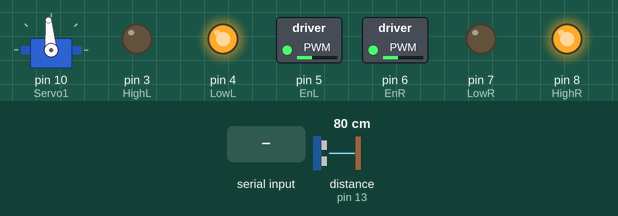
Recording of a sketch running on a simulated Arduino Uno, built with avr-gcc and run on an emulated ATmega328P. Parts: servo, switched loads named in the sketch (green lamp = pin HIGH), output pins drawn as LEDs (lit = HIGH). The inputs (shaded band) are chosen by the test bench; at power-on: distance to the obstacle (sensor on pin 13) 80 cm. The echo pulse lasts 58.3 µs per cm.

Above: at 1.2 s.
1.3 s: distance to the obstacle (sensor on pin 13) set to 2 cm
At 1.6 s:
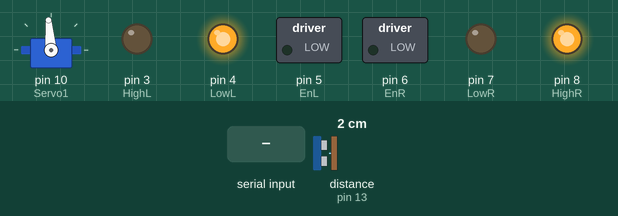
2.8 s: distance to the obstacle (sensor on pin 13) set to 4 cm
4.3 s: distance to the obstacle (sensor on pin 13) set to 7 cm
At 4.9 s:
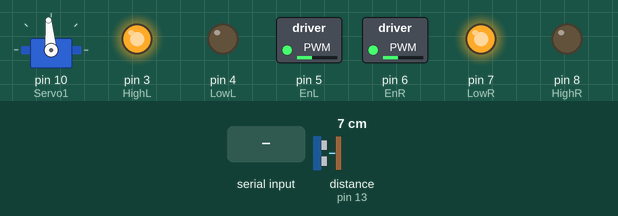
5.8 s: distance to the obstacle (sensor on pin 13) set to 18 cm
At 7.0 s:
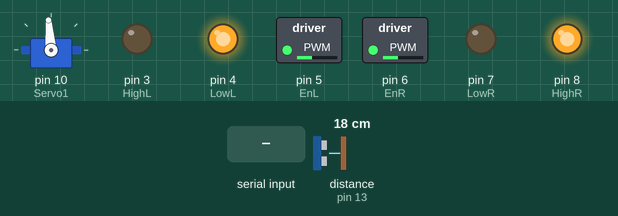
7.3 s: "TURN\n" received over Serial
At 11.4 s:
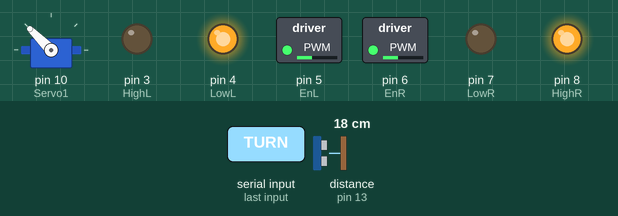
Timing chart, 0 to 13.4 s (numbered marks = the images above; inputs shaded):
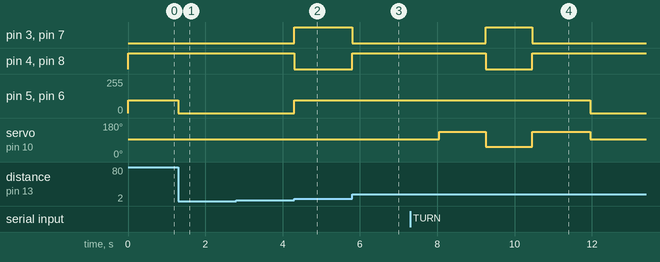

Measured:
- the behaviour switches between 5 and 6 cm on distance to the obstacle (sensor on pin 13) (found by bisection; images 1 and 2)
- after the input at 1.3 s, pin 5 (EnL), pin 6 (EnR): 95/255 → 0/255 at once
- after the input at 2.8 s, every drawn part: stays the same
- after the input at 4.3 s, pin 3 (HighL), pin 7 (LowR): LOW → HIGH at once; pin 4 (LowL), pin 8 (HighR): HIGH → LOW at once; pin 5 (EnL), pin 6 (EnR): 0/255 → 95/255 at once
- after the input at 5.8 s, pin 3 (HighL), pin 7 (LowR): HIGH → LOW at once; pin 4 (LowL), pin 8 (HighR): LOW → HIGH at once
- after the input at 7.3 s, pin 3 (HighL), pin 7 (LowR): LOW → HIGH after 2.0 s, → LOW 1.2 s later; pin 4 (LowL), pin 8 (HighR): HIGH → LOW after 2.0 s, → HIGH 1.2 s later; pin 5 (EnL), pin 6 (EnR): 95/255 → 0/255 after 4.7 s; servo on pin 10 (Servo1): 95° → 135° after 0.75 s, → 55° 1.2 s later, → 135° 1.2 s later, → 95° 1.5 s later

The sketch:

Vehicle_Control_Code.ino
```cpp
#include <Servo.h>
#include "NewPing.h"

// HCSR04 sensor degiskenleri
#define ECHO_PIN 13
#define TRIGGER_PIN 12
#define MAX_DISTANCE 400
NewPing sonar(TRIGGER_PIN, ECHO_PIN, MAX_DISTANCE);

float duration, distance;

Servo Servo1;

int resultValue = 0; // Gelen değer için değişken
bool uTurnActive = false; // U dönüşü aktif mi?
unsigned long uTurnStartTime; // U dönüşü başlangıç zamanı

// Servo sınırları
int servoMin = 55;    // Servo minimum açısı (sağ)
int servoMax = 135;   // Servo maksimum açısı (sol)
int servoCenter = 95; // Servo merkezi (direksiyon sıfır konumu)

// Left motor pins
const int EnL = 5;
const int HighL = 3;
const int LowL = 4;

// Right motor pins
const int EnR = 6;
const int HighR = 8;
const int LowR = 7;

void setup() {
  Serial.begin(57600); // Seri haberleşmeyi başlat

  pinMode(TRIGGER_PIN, OUTPUT);
  pinMode(ECHO_PIN, INPUT);

  // Servo motoru pin 9'a bağla
  Servo1.attach(10);
  Servo1.write(servoCenter); // Servo başlangıçta merkez konumda başlat

  // Motor pinlerini çıkış olarak ayarla
  pinMode(EnL, OUTPUT);
  pinMode(HighL, OUTPUT);
  pinMode(LowL, OUTPUT);

  pinMode(EnR, OUTPUT);
  pinMode(HighR, OUTPUT);
  pinMode(LowR, OUTPUT);
}

// İleri hareket fonksiyonu
void Forward() {
  // Right motor ileri
  digitalWrite(HighR, HIGH);
  digitalWrite(LowR, LOW);
  analogWrite(EnR, 95);

  // Left motor ileri
  digitalWrite(HighL, LOW);
  digitalWrite(LowL, HIGH);
  analogWrite(EnL, 95);
}

// Geri hareket fonksiyonu
void Backward() {
  // Right motor geri
  digitalWrite(HighR, LOW);
  digitalWrite(LowR, HIGH);
  analogWrite(EnR, 95);

  // Left motor geri
  digitalWrite(HighL, HIGH);
  digitalWrite(LowL, LOW);
  analogWrite(EnL, 95);
}

// Araç durdurma
void MotorStop() {
  analogWrite(EnR, 0);
  analogWrite(EnL, 0);
}

////////////////U dönüşü için////////////////////////////////////
// Sola dönme hareketi
void TurnLeft(int durationMs) {
  Servo1.write(servoMax); // Direksiyonu sola çevir
  Forward();              // İleri hareket
  delay(durationMs);      // Belirtilen süre kadar devam et
  Servo1.write(servoCenter); // Direksiyonu merkezle
  MotorStop();            // Araç durdur
}

// Sağa dönme hareketi
void TurnRightBack(int durationMs) {
  Servo1.write(servoMin); // Direksiyonu sağa çevir
  Backward();              // İleri hareket
  delay(durationMs);      // Belirtilen süre kadar devam et
  Servo1.write(servoCenter); // Direksiyonu merkezle
  MotorStop();            // Araç durdur
}

// U dönüşü hareketi
void PerformUTurn() {
  // İleri git
  Forward();
  delay(750); // 1 saniye geri git

  // Sola dönerek U dönüşü yap
  TurnLeft(1200); // 2 saniye boyunca sola dön
  TurnRightBack(1200);
  TurnLeft(1500); // 2 saniye boyunca sola dön


  // Araç durdur
  MotorStop();
  delay(2000); // Kısa duraklama
}
/////////////////////////////////////////////////////////////////
void loop() {
  // Mesafe sensörü verisi
    distance = sonar.ping_cm();

    // Seri porttan veri varsa oku
    if (Serial.available() > 0) {
      String data = Serial.readStringUntil('\n'); // Satır sonuna kadar oku

      if (data == "TURN") {
        uTurnActive = true;
        uTurnStartTime = millis(); // U dönüşü başlangıç zamanını kaydet
      } else {
        resultValue = data.toInt(); // Gelen veriyi tam sayıya çevir
      }
    }

  // Normal şerit takip hareketleri
  if (distance > 10) {

    Forward();

    // Eğer U dönüşü aktifse, hareketleri yap
    if (uTurnActive)
    {
      PerformUTurn();

      // U dönüşü tamamlandıktan sonra aktif durumu kapat
      if (millis() - uTurnStartTime > 5500) { // 5.5 saniyelik U dönüşü süresi
        uTurnActive = false;
      }
      return; // U dönüşü sırasında diğer işlemleri durdur
    }

    // Gelen PID kontrol komutlarına göre servo hareketi
    float error = resultValue;
    float pidOutput = error; // Direkt hata değeri servo açısı olarak alındı

    // Servo açısını hesapla
    int servoAngle = servoCenter - pidOutput;

    // Servo açısını sınırlandır
    if (servoAngle > servoMax) servoAngle = servoMax;
    if (servoAngle < servoMin) servoAngle = servoMin;

    Servo1.write(servoAngle); // Servo motoru belirlenen açıya ayarla
  }

  else if(distance > 5 && distance < 10)
  {
    Backward();
  }
  else
    MotorStop();


}
```
